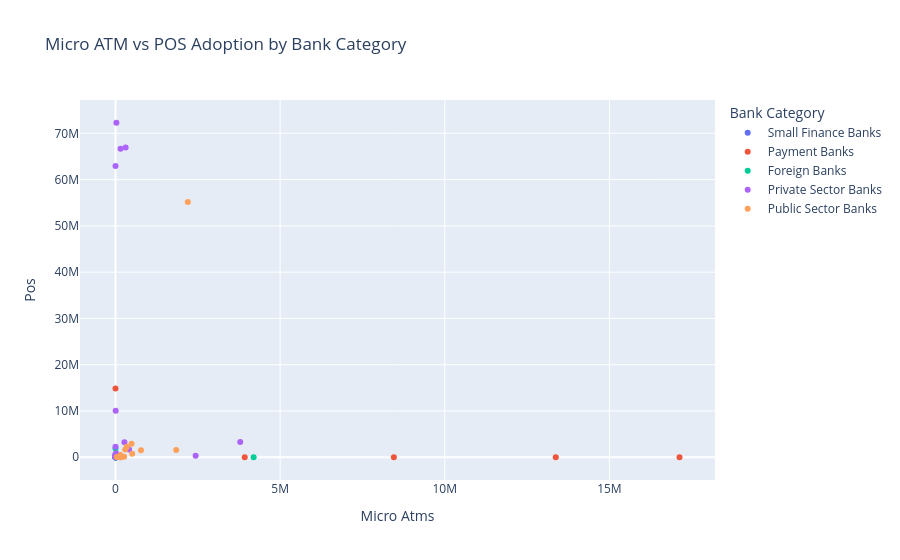

The notebook cell this image was saved under:
### Markdown cell above
------------------------------------------------------------------------------------------------------------------------------------

Line Chart : Growth of UPI QR Over Years

Insight-

* There is a strong upward growth trend from 2022 - 2024.

* The biggest growth jump occurs b/w 2023 - 2024.

* Growth continous significantly in 2025.

* Compared to Bharat QR, UPI QR shows much faster large scale growth.

------------------------------------------------------------------------------------------------------------------------------------

### Code cell
#scatter plot that shows micro atm vs pos adoption by bank category.

import plotly.express as px

micro_pos = df.groupby(
    ["Bank Name", "Bank Category"]
)[["Micro Atms", "Pos"]].sum().reset_index()

fig = px.scatter(
    micro_pos,
    x="Micro Atms",
    y="Pos",
    color="Bank Category",
    hover_name="Bank Name",
    title="Micro ATM vs POS Adoption by Bank Category"
)

fig.show()

### Figure 1 — Plotly figure (JSON) as saved in the notebook; plotly's stock layout.template omitted (floating-point values rounded to 4 significant figures)
{"data": [{"hovertemplate": "<b>%{hovertext}</b><br><br>Bank Category=Small Finance Banks<br>Micro Atms=%{x}<br>Pos=%{y}<extra></extra>", "hovertext": ["AU Small Finance Bank", "Capital Small Finance Bank", "ESAF Small Finance Bank", "Equitas Small Finance Bank", "Fincare Small Finance Bank", "Jana Small Finance Bank", "North East Small Finance Bank", "SLICE SMALL FINANCE BANK LTD", "Shivalik Small Finance Bank", "Suryoday Small Finance Bank", "Ujjivan Small Finance Bank", "Unity Small Finance Bank", "Utkarsh Small Finance Bank"], "legendgroup": "Small Finance Banks", "marker": {"color": "#636efa", "symbol": "circle"}, "mode": "markers", "name": "Small Finance Banks", "orientation": "v", "showlegend": true, "type": "scatter", "x": [24333, 0, 146849, 13426, 3877, 6798, 0, 0, 2575, 2880, 0, 0, 25672], "xaxis": "x", "y": [0, 0, 0, 646861, 0, 0, 0, 0, 232, 0, 0, 101, 0], "yaxis": "y"}, {"hovertemplate": "<b>%{hovertext}</b><br><br>Bank Category=Payment Banks<br>Micro Atms=%{x}<br>Pos=%{y}<extra></extra>", "hovertext": ["Airtel Payments Bank", "Fino Payments Bank", "India Post Payments Bank", "Jio Payments Bank", "NSDL Payments Bank", "Paytm Payments Bank"], "legendgroup": "Payment Banks", "marker": {"color": "#EF553B", "symbol": "circle"}, "mode": "markers", "name": "Payment Banks", "orientation": "v", "showlegend": true, "type": "scatter", "x": [3924712, 17128336, 8453568, 0, 13370577, 0], "xaxis": "x", "y": [0, 0, 0, 0, 760, 14840016], "yaxis": "y"}, {"hovertemplate": "<b>%{hovertext}</b><br><br>Bank Category=Foreign Banks<br>Micro Atms=%{x}<br>Pos=%{y}<extra></extra>", "hovertext": ["American Express", "Bank of America", "Bank of Bahrain and Kuwait", "Barclays Bank", "Citibank", "DBS Bank", "Deutsche Bank", "Doha Bank", "HSBC", "KEB Hana Bank", "Kookmin Bank", "SBM Bank India", "Standard Chartered Bank", "Woori Bank"], "legendgroup": "Foreign Banks", "marker": {"color": "#00cc96", "symbol": "circle"}, "mode": "markers", "name": "Foreign Banks", "orientation": "v", "showlegend": true, "type": "scatter", "x": [0, 0, 0, 0, 0, 3951, 0, 0, 0, 0, 0, 4195574, 0, 0], "xaxis": "x", "y": [1870842, 0, 0, 0, 0, 25683, 0, 0, 0, 0, 0, 0, 0, 0], "yaxis": "y"}, {"hovertemplate": "<b>%{hovertext}</b><br><br>Bank Category=Private Sector Banks<br>Micro Atms=%{x}<br>Pos=%{y}<extra></extra>", "hovertext": ["Axis Bank", "Bandhan Bank", "CSB Bank", "Catholic Syrian Bank", "City Union Bank", "DCB Bank", "Dhanlaxmi Bank", "Federal Bank", "HDFC Bank", "ICICI Bank", "IDBI Bank", "IDFC First Bank", "IndusInd Bank", "Jammu & Kashmir Bank", "Karnataka Bank", "Karur Vysya Bank", "Kotak Mahindra Bank", "Nainital Bank", "RBL Bank", "South Indian Bank", "Tamilnad Mercantile Bank", "Yes Bank"], "legendgroup": "Private Sector Banks", "marker": {"color": "#ab63fa", "symbol": "circle"}, "mode": "markers", "name": "Private Sector Banks", "orientation": "v", "showlegend": true, "type": "scatter", "x": [26616, 0, 12942, 2217, 2434118, 0, 0, 12753, 154528, 307906, 27988, 411711, 5213, 42595, 0, 0, 270620, 0, 0, 0, 0, 3788413], "xaxis": "x", "y": [72288583, 2256110, 0, 0, 303337, 359730, 64910, 834241, 66648139, 66934354, 781325, 1690652, 10057541, 557081, 423940, 320620, 3215147, 0, 62916361, 635829, 131750, 3285244], "yaxis": "y"}, {"hovertemplate": "<b>%{hovertext}</b><br><br>Bank Category=Public Sector Banks<br>Micro Atms=%{x}<br>Pos=%{y}<extra></extra>", "hovertext": ["Bank of Baroda", "Bank of India", "Bank of Maharashtra", "Canara Bank", "Central Bank of India", "Indian Bank", "Indian Overseas Bank", "Punjab & Sind Bank", "Punjab National Bank", "State Bank of India", "UCO Bank", "Union Bank of India"], "legendgroup": "Public Sector Banks", "marker": {"color": "#FFA15A", "symbol": "circle"}, "mode": "markers", "name": "Public Sector Banks", "orientation": "v", "showlegend": true, "type": "scatter", "x": [1842489, 773796, 114696, 488740, 262191, 506981, 163798, 37030, 296576, 2195981, 153424, 344978], "xaxis": "x", "y": [1542878, 1532962, 71126, 2925250, 125900, 774177, 0, 38953, 1663503, 55162494, 464560, 2261199], "yaxis": "y"}], "layout": {"legend": {"title": {"text": "Bank Category"}, "tracegroupgap": 0}, "title": {"text": "Micro ATM vs POS Adoption by Bank Category"}, "xaxis": {"anchor": "y", "domain": [0, 1], "title": {"text": "Micro Atms"}}, "yaxis": {"anchor": "x", "domain": [0, 1], "title": {"text": "Pos"}}}}
